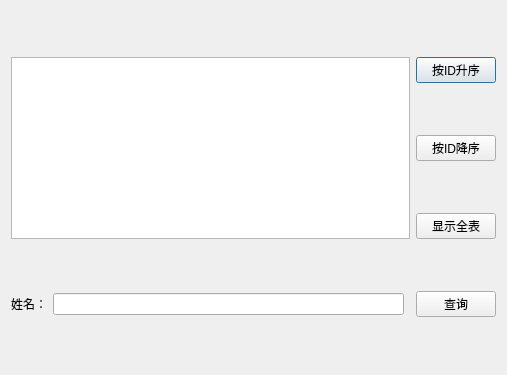
<?xml version="1.0" encoding="UTF-8"?>
<ui version="4.0">
 <class>RecordDatabaseWidget</class>
 <widget class="QDialog" name="RecordDatabaseWidget">
  <property name="geometry">
   <rect>
    <x>0</x>
    <y>0</y>
    <width>507</width>
    <height>375</height>
   </rect>
  </property>
  <property name="windowTitle">
   <string>Dialog</string>
  </property>
  <layout class="QGridLayout" name="gridLayout">
   <item row="0" column="3">
    <widget class="QPushButton" name="_ascondingSortById_">
     <property name="text">
      <string>按ID升序</string>
     </property>
    </widget>
   </item>
   <item row="3" column="1">
    <widget class="QLineEdit" name="_nameEditLine_"/>
   </item>
   <item row="3" column="0">
    <widget class="QLabel" name="label">
     <property name="text">
      <string>姓名：</string>
     </property>
    </widget>
   </item>
   <item row="0" column="0" rowspan="3" colspan="3">
    <widget class="QTableView" name="_faceInfoTableView_"/>
   </item>
   <item row="1" column="3">
    <widget class="QPushButton" name="_descendingSortById_">
     <property name="text">
      <string>按ID降序</string>
     </property>
    </widget>
   </item>
   <item row="2" column="3">
    <widget class="QPushButton" name="_showAllTable_">
     <property name="text">
      <string>显示全表</string>
     </property>
    </widget>
   </item>
   <item row="3" column="3">
    <widget class="QPushButton" name="_queryBtn_">
     <property name="text">
      <string>查询</string>
     </property>
    </widget>
   </item>
  </layout>
 </widget>
 <resources/>
 <connections/>
</ui>
